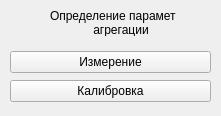
<?xml version="1.0" encoding="UTF-8"?>
<ui version="4.0">
 <class>Agr1</class>
 <widget class="QWidget" name="Agr1">
  <property name="geometry">
   <rect>
    <x>0</x>
    <y>0</y>
    <width>221</width>
    <height>116</height>
   </rect>
  </property>
  <property name="windowTitle">
   <string>Form</string>
  </property>
  <widget class="QLabel" name="label">
   <property name="geometry">
    <rect>
     <x>50</x>
     <y>10</y>
     <width>126</width>
     <height>26</height>
    </rect>
   </property>
   <property name="text">
    <string>Определение параметрв
             агрегации</string>
   </property>
  </widget>
  <widget class="QWidget" name="">
   <property name="geometry">
    <rect>
     <x>10</x>
     <y>50</y>
     <width>201</width>
     <height>54</height>
    </rect>
   </property>
   <layout class="QVBoxLayout" name="verticalLayout">
    <item>
     <widget class="QPushButton" name="startButton">
      <property name="text">
       <string>Измерение</string>
      </property>
     </widget>
    </item>
    <item>
     <widget class="QPushButton" name="kolibrButton">
      <property name="text">
       <string>Калибровка</string>
      </property>
     </widget>
    </item>
   </layout>
  </widget>
 </widget>
 <resources/>
 <connections/>
</ui>
